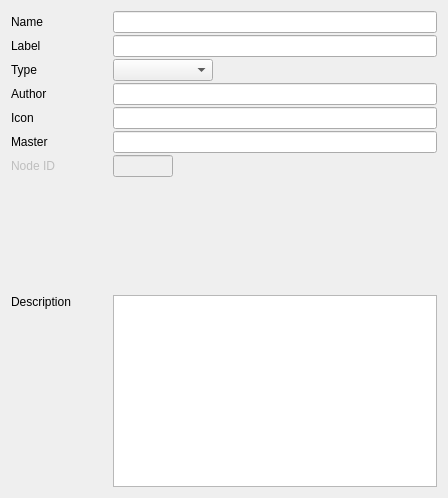
<?xml version="1.0" encoding="UTF-8"?>
<ui version="4.0">
 <class>NodePropertiesEditor</class>
 <widget class="QWidget" name="NodePropertiesEditor">
  <property name="geometry">
   <rect>
    <x>0</x>
    <y>0</y>
    <width>448</width>
    <height>498</height>
   </rect>
  </property>
  <property name="windowTitle">
   <string>NodeEditor</string>
  </property>
  <layout class="QVBoxLayout" name="verticalLayout">
   <property name="spacing">
    <number>2</number>
   </property>
   <item>
    <layout class="QHBoxLayout" name="horizontalLayout_2" stretch="0,1">
     <item>
      <widget class="QLabel" name="name_label">
       <property name="minimumSize">
        <size>
         <width>100</width>
         <height>0</height>
        </size>
       </property>
       <property name="text">
        <string>Name</string>
       </property>
      </widget>
     </item>
     <item>
      <widget class="QLineEdit" name="name_lineEdit"/>
     </item>
    </layout>
   </item>
   <item>
    <layout class="QHBoxLayout" name="horizontalLayout_3" stretch="0,1">
     <item>
      <widget class="QLabel" name="label_label">
       <property name="minimumSize">
        <size>
         <width>100</width>
         <height>0</height>
        </size>
       </property>
       <property name="text">
        <string>Label</string>
       </property>
      </widget>
     </item>
     <item>
      <widget class="QLineEdit" name="label_lineEdit"/>
     </item>
    </layout>
   </item>
   <item>
    <layout class="QHBoxLayout" name="horizontalLayout_7">
     <item>
      <widget class="QLabel" name="type_label">
       <property name="minimumSize">
        <size>
         <width>100</width>
         <height>0</height>
        </size>
       </property>
       <property name="text">
        <string>Type</string>
       </property>
      </widget>
     </item>
     <item>
      <widget class="QComboBox" name="type_comboBox">
       <property name="minimumSize">
        <size>
         <width>100</width>
         <height>0</height>
        </size>
       </property>
      </widget>
     </item>
     <item>
      <spacer name="horizontalSpacer_4">
       <property name="orientation">
        <enum>Qt::Horizontal</enum>
       </property>
       <property name="sizeHint" stdset="0">
        <size>
         <width>40</width>
         <height>20</height>
        </size>
       </property>
      </spacer>
     </item>
    </layout>
   </item>
   <item>
    <layout class="QHBoxLayout" name="horizontalLayout_5" stretch="0,1">
     <item>
      <widget class="QLabel" name="author_label">
       <property name="minimumSize">
        <size>
         <width>100</width>
         <height>0</height>
        </size>
       </property>
       <property name="text">
        <string>Author</string>
       </property>
      </widget>
     </item>
     <item>
      <widget class="QLineEdit" name="author_lineEdit"/>
     </item>
    </layout>
   </item>
   <item>
    <layout class="QHBoxLayout" name="horizontalLayout_6" stretch="0,1">
     <item>
      <widget class="QLabel" name="icon_label">
       <property name="minimumSize">
        <size>
         <width>100</width>
         <height>0</height>
        </size>
       </property>
       <property name="text">
        <string>Icon</string>
       </property>
      </widget>
     </item>
     <item>
      <widget class="QLineEdit" name="icon_lineEdit"/>
     </item>
    </layout>
   </item>
   <item>
    <layout class="QHBoxLayout" name="horizontalLayout_8" stretch="0,1">
     <item>
      <widget class="QLabel" name="master_label">
       <property name="minimumSize">
        <size>
         <width>100</width>
         <height>0</height>
        </size>
       </property>
       <property name="text">
        <string>Master</string>
       </property>
      </widget>
     </item>
     <item>
      <widget class="QLineEdit" name="master_lineEdit"/>
     </item>
    </layout>
   </item>
   <item>
    <layout class="QHBoxLayout" name="horizontalLayout_9" stretch="0,0,1">
     <item>
      <widget class="QLabel" name="id_label">
       <property name="enabled">
        <bool>false</bool>
       </property>
       <property name="minimumSize">
        <size>
         <width>100</width>
         <height>0</height>
        </size>
       </property>
       <property name="text">
        <string>Node ID</string>
       </property>
      </widget>
     </item>
     <item>
      <widget class="QLineEdit" name="id_lineEdit">
       <property name="enabled">
        <bool>false</bool>
       </property>
       <property name="minimumSize">
        <size>
         <width>60</width>
         <height>0</height>
        </size>
       </property>
       <property name="maximumSize">
        <size>
         <width>60</width>
         <height>16777215</height>
        </size>
       </property>
      </widget>
     </item>
     <item>
      <spacer name="horizontalSpacer">
       <property name="orientation">
        <enum>Qt::Horizontal</enum>
       </property>
       <property name="sizeHint" stdset="0">
        <size>
         <width>40</width>
         <height>20</height>
        </size>
       </property>
      </spacer>
     </item>
    </layout>
   </item>
   <item>
    <spacer name="verticalSpacer">
     <property name="orientation">
      <enum>Qt::Vertical</enum>
     </property>
     <property name="sizeHint" stdset="0">
      <size>
       <width>20</width>
       <height>109</height>
      </size>
     </property>
    </spacer>
   </item>
   <item>
    <layout class="QHBoxLayout" name="horizontalLayout_4" stretch="0,0">
     <item>
      <widget class="QLabel" name="help_label">
       <property name="minimumSize">
        <size>
         <width>100</width>
         <height>0</height>
        </size>
       </property>
       <property name="text">
        <string>Description</string>
       </property>
       <property name="alignment">
        <set>Qt::AlignLeading|Qt::AlignLeft|Qt::AlignTop</set>
       </property>
      </widget>
     </item>
     <item>
      <widget class="QPlainTextEdit" name="help_plainTextEdit">
       <property name="minimumSize">
        <size>
         <width>0</width>
         <height>60</height>
        </size>
       </property>
      </widget>
     </item>
    </layout>
   </item>
  </layout>
 </widget>
 <resources/>
 <connections/>
</ui>
